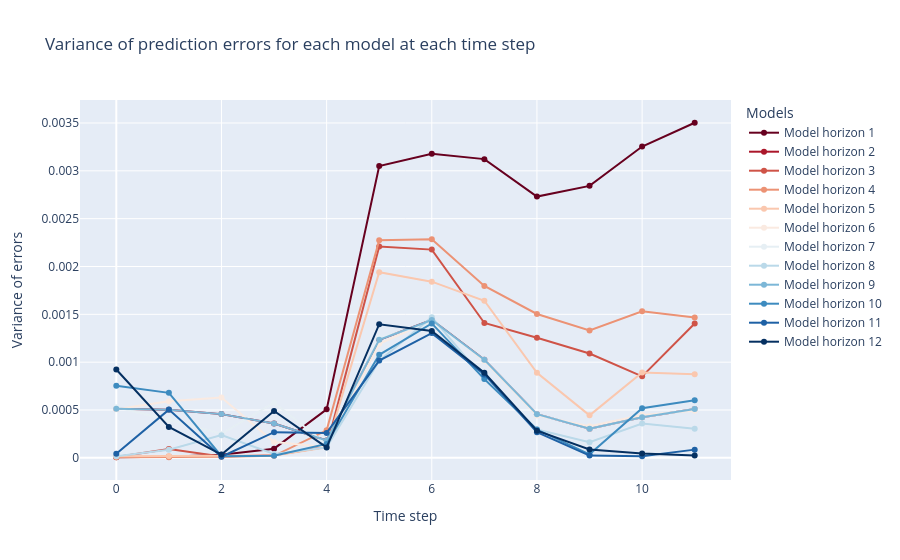

Notebook source saved alongside this figure:
### Code cell
mheme_tcn.visualize_variances()

### Figure 1 — Plotly figure (JSON) as saved in the notebook; plotly's stock layout.template omitted (floating-point values rounded to 4 significant figures)
{"data": [{"line": {"color": "rgb(103, 0, 31)", "width": 2}, "mode": "lines+markers", "name": "Model horizon 1", "type": "scatter", "x": [0, 1, 2, 3, 4, 5, 6, 7, 8, 9, 10, 11], "y": [7.222e-06, 1.132e-05, 3.121e-05, 9.597e-05, 0.0005067, 0.003049, 0.003179, 0.003122, 0.002731, 0.002843, 0.003254, 0.003503]}, {"line": {"color": "rgb(171, 22, 42)", "width": 2}, "mode": "lines+markers", "name": "Model horizon 2", "type": "scatter", "x": [0, 1, 2, 3, 4, 5, 6, 7, 8, 9, 10, 11], "y": [0.0005138, 0.0005017, 0.0004571, 0.0003595, 0.0001811, 0.001235, 0.001441, 0.001026, 0.0004567, 0.0003049, 0.0004246, 0.0005102]}, {"line": {"color": "rgb(207, 83, 71)", "width": 2}, "mode": "lines+markers", "name": "Model horizon 3", "type": "scatter", "x": [0, 1, 2, 3, 4, 5, 6, 7, 8, 9, 10, 11], "y": [8.499e-06, 9.358e-05, 1.403e-05, 2.796e-05, 0.0001156, 0.002209, 0.002176, 0.001409, 0.001255, 0.00109, 0.0008519, 0.001404]}, {"line": {"color": "rgb(236, 146, 116)", "width": 2}, "mode": "lines+markers", "name": "Model horizon 4", "type": "scatter", "x": [0, 1, 2, 3, 4, 5, 6, 7, 8, 9, 10, 11], "y": [6.279e-06, 6.784e-06, 1.109e-05, 2.123e-05, 0.0002877, 0.002275, 0.002286, 0.001797, 0.001504, 0.001332, 0.001532, 0.001467]}, {"line": {"color": "rgb(250, 199, 174)", "width": 2}, "mode": "lines+markers", "name": "Model horizon 5", "type": "scatter", "x": [0, 1, 2, 3, 4, 5, 6, 7, 8, 9, 10, 11], "y": [1.654e-05, 1.812e-05, 1.448e-05, 2.36e-05, 0.0001096, 0.00194, 0.001841, 0.001642, 0.0008884, 0.0004443, 0.0008915, 0.0008741]}, {"line": {"color": "rgb(250, 234, 225)", "width": 2}, "mode": "lines+markers", "name": "Model horizon 6", "type": "scatter", "x": [0, 1, 2, 3, 4, 5, 6, 7, 8, 9, 10, 11], "y": [0.0005087, 0.0005911, 0.0006307, 0.0001645, 0.0001121, 0.001193, 0.001437, 0.001012, 0.0004436, 0.0003316, 0.0004479, 0.0004913]}, {"line": {"color": "rgb(230, 239, 244)", "width": 2}, "mode": "lines+markers", "name": "Model horizon 7", "type": "scatter", "x": [0, 1, 2, 3, 4, 5, 6, 7, 8, 9, 10, 11], "y": [0.0005295, 0.0003972, 0.000252, 0.000576, 0.0001422, 0.001253, 0.001409, 0.001026, 0.0004566, 0.0003047, 0.0004248, 0.00051]}, {"line": {"color": "rgb(186, 217, 233)", "width": 2}, "mode": "lines+markers", "name": "Model horizon 8", "type": "scatter", "x": [0, 1, 2, 3, 4, 5, 6, 7, 8, 9, 10, 11], "y": [1.743e-05, 8.572e-05, 0.0002374, 4.061e-05, 0.0001089, 0.001014, 0.001471, 0.0008232, 0.000296, 0.0001632, 0.0003577, 0.0003043]}, {"line": {"color": "rgb(124, 183, 215)", "width": 2}, "mode": "lines+markers", "name": "Model horizon 9", "type": "scatter", "x": [0, 1, 2, 3, 4, 5, 6, 7, 8, 9, 10, 11], "y": [0.0005138, 0.0005017, 0.0004571, 0.0003595, 0.0001811, 0.001235, 0.001441, 0.001026, 0.0004567, 0.0003049, 0.0004246, 0.0005102]}, {"line": {"color": "rgb(61, 139, 191)", "width": 2}, "mode": "lines+markers", "name": "Model horizon 10", "type": "scatter", "x": [0, 1, 2, 3, 4, 5, 6, 7, 8, 9, 10, 11], "y": [0.0007525, 0.0006794, 1.763e-05, 2.198e-05, 0.000145, 0.001077, 0.001405, 0.0008231, 0.0002959, 3.675e-05, 0.0005195, 0.0006024]}, {"line": {"color": "rgb(30, 97, 165)", "width": 2}, "mode": "lines+markers", "name": "Model horizon 11", "type": "scatter", "x": [0, 1, 2, 3, 4, 5, 6, 7, 8, 9, 10, 11], "y": [4.279e-05, 0.0005041, 1.117e-05, 0.0002685, 0.0002609, 0.001016, 0.001304, 0.0008719, 0.0002673, 2.411e-05, 1.609e-05, 8.591e-05]}, {"line": {"color": "rgb(5, 48, 97)", "width": 2}, "mode": "lines+markers", "name": "Model horizon 12", "type": "scatter", "x": [0, 1, 2, 3, 4, 5, 6, 7, 8, 9, 10, 11], "y": [0.0009232, 0.0003225, 3.446e-05, 0.0004909, 0.0001092, 0.001397, 0.001325, 0.0008885, 0.0002839, 8.832e-05, 4.455e-05, 2.505e-05]}], "layout": {"legend": {"title": {"text": "Models"}}, "title": {"text": "Variance of prediction errors for each model at each time step"}, "xaxis": {"title": {"text": "Time step"}}, "yaxis": {"title": {"text": "Variance of errors"}}}}
